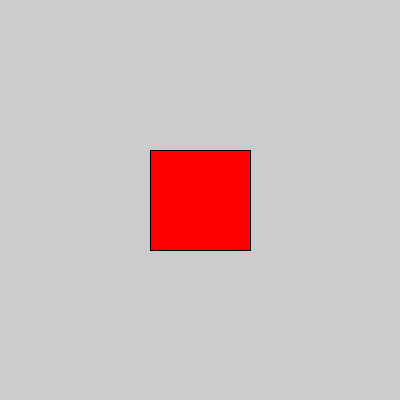
Frame 1 (no input)
Frame 60 (the mouse pressed at the canvas centre just before this capture): identical to frame 1, image omitted
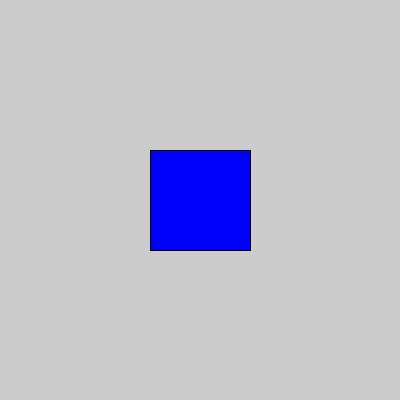
Frame 120 (the mouse held since frame 60 and released just before this capture)

The Processing sketch that drew these frames (run headless with seeded random() and noise(); from frame 60 on, the mouse is pressed at the canvas centre):

// Processing sketch: processing_72533
// ── processing_72533.pde

int counter;

void setup(){
size(400,400);

}

void draw() {
 fill(255,0,0);
 rectMode(CENTER);
 
 if(mouseX > 150 && mouseX <250 && mouseY > 150&& mouseY< 250 ){
   fill(0,0,255);
 }
   
 rect(width/2,height/2,100,100);
}
